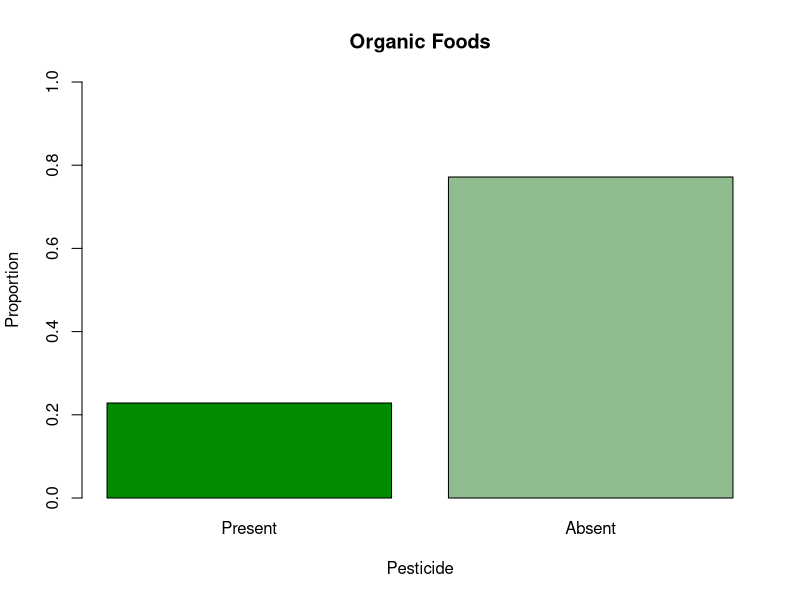
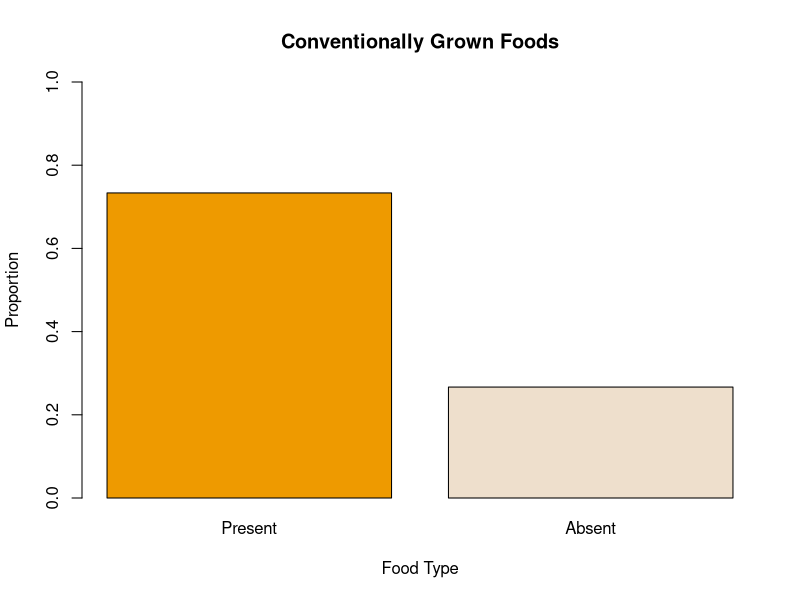
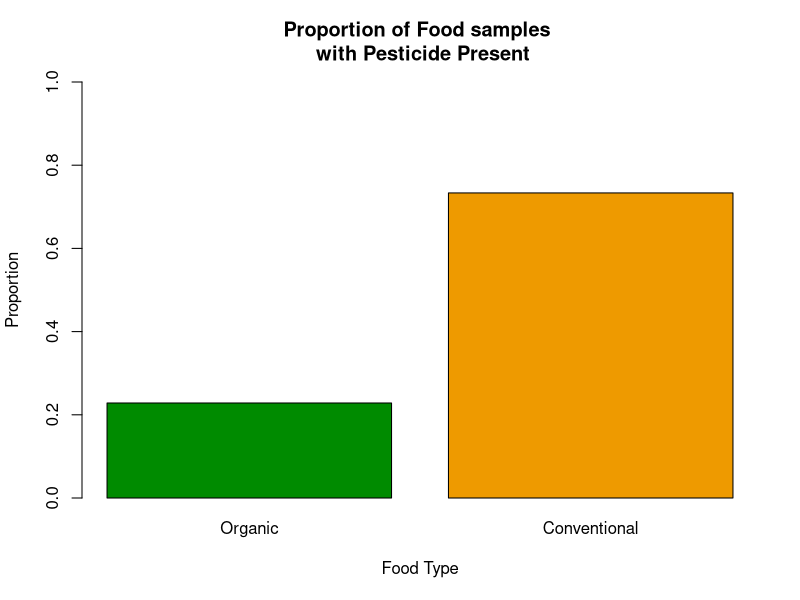

Reproduce these figures in R, in order.
#############################################################
## R code to reproduce statistical analysis in the textbook:
## Agresti, Franklin, Klingenberg
## Statistics: The Art & Science of Learning from Data
## 5th Edition, Pearson 2021
## Web: ArtofStat.com
## Copyright: Bernhard Klingenberg
############################################################

###################
###  Chapter 3  ###
###  Example 3  ###
###################

#########################################
##   Graphing Conditional Proportions  ##
#########################################

# Reading in the data:
counts <- c(29, 98, 19485, 7086)
pesticide <- matrix(counts, nrow = 2 , ncol = 2, byrow = TRUE, 
                    dimnames = list('Food Type' = c('Organic', 'Conventional'), 
                                    'Pesticides'= c('Present', 'Absent')))

# To find the conditional proportions for pesticide status
cond.props <- prop.table(pesticide, 1)

# Bar graph of conditional proportions on pesticide status for organic foods
barplot(cond.props[1,], xlab='Pesticide', ylab='Proportion', ylim=c(0,1), 
        main = 'Organic Foods', 
        col = c('green4', 'darkseagreen'))

# Bar graph of conditional proportions on pesticide status for conventionally foods
barplot(cond.props[2,], xlab='Food Type', ylab='Proportion', ylim=c(0,1), 
        main = 'Conventionally Grown Foods', 
        col = c('orange2', 'antiquewhite2'))

# Bar graph of proportion of food samples with pesticide present
barplot(cond.props[,1], xlab = 'Food Type', ylab = 'Proportion', ylim = c(0,1), 
        main = 'Proportion of Food samples \n with Pesticide Present', 
        col = c('green4', 'orange2'))




